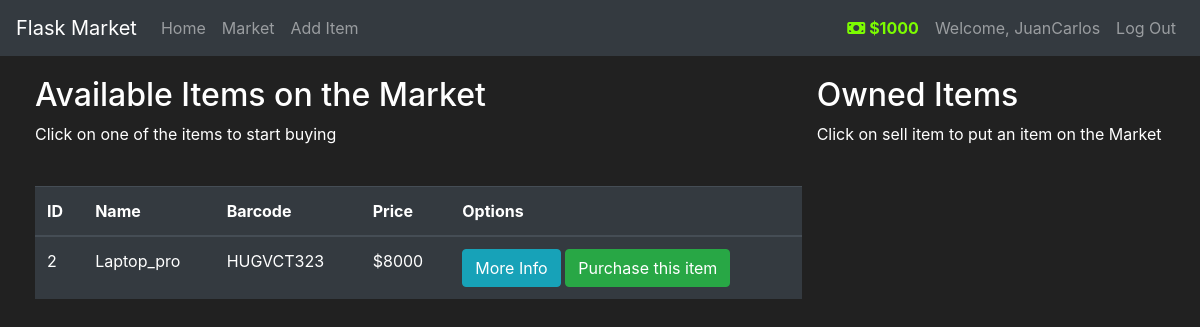
The app's page /market/ (signed in), older data.
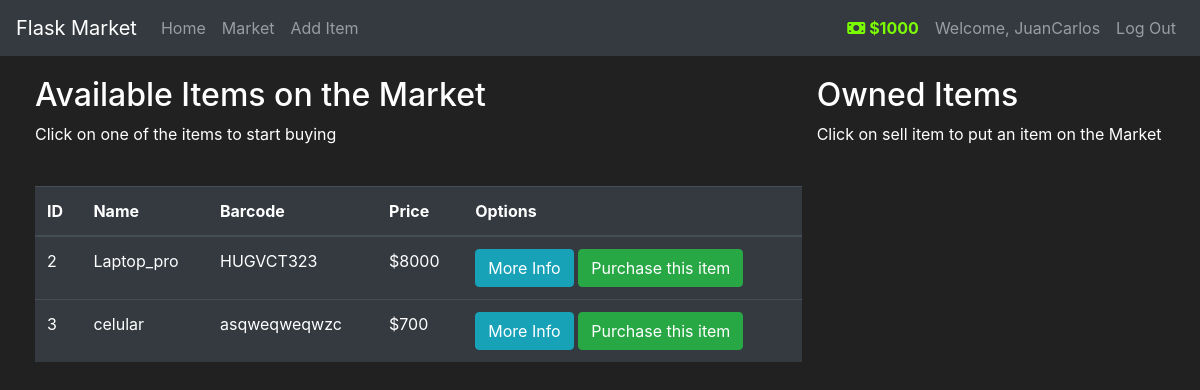
The same page, newer data.
### market/models.py (models this page shows, shortened)
class User(db.Model, UserMixin):
    id = db.Column(db.Integer(), nullable=False, primary_key=True)
    username = db.Column(db.String(length=60), nullable=False, unique=True)
    email = db.Column(db.String(length=60), nullable=False, unique=True)
    password_hash = db.Column(db.String(length=60), nullable=False)
    budget = db.Column(db.Integer(), nullable=False, default=1000)
    items = db.relationship('Item', backref='owned_user', lazy=True)
    @property
    def prettier_budget(self):
        if len(str(self.budget)) > 4:
            return f"${self.budget // 1000}K"
        elif len(str(self.budget)) > 7:
            return f"${self.budget // 1000000}M"
        else:
            return f"${self.budget}"
    @property
    def password(self):
        print("Creating a password the unsafe way: via plain text :(")
        return self.password

class Item(db.Model):
    id = db.Column(db.Integer(), nullable=False, primary_key=True)
    name = db.Column(db.String(length=60), nullable=False, unique=True)
    price = db.Column(db.Integer(), nullable=False)
    barcode = db.Column(db.String(length=60), nullable=False, unique=True)
    description = db.Column(db.String(length=1024), nullable=False)
    owner = db.Column(db.Integer(), db.ForeignKey('user.id'))

### market/routes.py (the view, shortened to what this page needs)
@app.route('/market/', methods=['GET', 'POST'])
@login_required  # This is from flask_login, its configured in __init__.py
def market_page():
    purchase_form = PurchaseItemForm()
    selling_form = SellItemForm()
    if request.method == "GET":
        items = Item.query.filter_by(owner=None)
        owned_items = Item.query.filter_by(owner=current_user.id)
        return render_template('market.html', items=items, purchase_form=purchase_form, owned_items=owned_items, selling_form=selling_form)

### market/models.py (called while the page is built)
@login_manager.user_loader
def load_user(user_id):
    return User.query.get(int(user_id))

### market/templates/market.html (shortened to what this page needs)
{% extends 'base.html' %} {% block title %} Market {% endblock %} {% block
content %}
<div class="row" style="margin-top: 20px; margin-left: 20px">
	<div class="col-8">
		<h2>Available Items on the Market</h2>
		<p>Click on one of the items to start buying</p>
		<br />
		<table class="table table-hover table-dark">
			<thead>
				<tr>
					<th scope="col">ID</th>
					<th scope="col">Name</th>
					<th scope="col">Barcode</th>
					<th scope="col">Price</th>
					<th scope="col">Options</th>
				</tr>
			</thead>
			<tbody>
				{% for item in items %} {% include 'includes/items_modals.html' %}
				<tr>
					<td>{{ item.id }}</td>
					<td>{{ item.name }}</td>
					<td>{{ item.barcode }}</td>
					<td>${{ item.price }}</td>
					<td>
						<button
							class="btn btn-outline btn-info"
							data-toggle="modal"
							data-target="#Modal-MoreInfo-{{ item.id }}"
						>
							More Info
						</button>
						<button
							class="btn btn-outline btn-success"
							data-toggle="modal"
							data-target="#Modal-PurchaseConfirm-{{item.id}}"
						>
							Purchase this item
						</button>
					</td>
				</tr>
				{% endfor %}
			</tbody>
		</table>
	</div>
	<div class="col4">
		<h2>Owned Items</h2>
		<p>Click on sell item to put an item on the Market</p>
		<br />
	</div>
</div>
{% endblock %}

### market/templates/base.html (shortened to what this page needs)
<!DOCTYPE html>
<html lang="en">
	<head>
		<link
			rel="stylesheet"
			href="https://cdn.jsdelivr.net/npm/bootstrap@4.5.3/dist/css/bootstrap.min.css"
		/>
	</head>
	<body>
		<nav class="navbar navbar-expand-md navbar-dark bg-dark">
			<a class="navbar-brand" href="{{ url_for('home_page') }}">Flask Market</a>
			<div class="collapse navbar-collapse" id="navbarNav">
				<ul class="navbar-nav mr-auto">
					<li class="nav-item">
						<a class="nav-link" href="{{ url_for('home_page') }}">Home </a>
					</li>
					<li class="nav-item">
						<a class="nav-link" href="{{ url_for('market_page') }}">Market</a>
					</li>
					<li class="nav-item">
						<a href="{{url_for('add_item_page')}}" class="nav-link">Add Item</a>
					</li>
				</ul>
				{% if current_user.is_authenticated %}
				<ul class="navbar-nav">
					<li class="nav-item">
						<a
							href=""
							class="nav-link"
							style="color: lawngreen; font-weight: bold"
						>
							<i class="fa-solid fa-money-bill"></i>
							{{ current_user.prettier_budget }}
						</a>
					</li>
					<li class="nav-item">
						<a class="nav-link" href="#"
							>Welcome, {{ current_user.username }}</a
						>
					</li>
					<li class="nav-item">
						<a class="nav-link" href="{{ url_for('logout_page') }}">Log Out</a>
					</li>
				</ul>
				{% endif %}
			</div>
		</nav>
		{% block content %}{% endblock %}
	</body>
</html>

### market/templates/base.html (style rules this page uses)
body { background-color: #212121; color: white; }

Row changes from the older to the newer data that the page shows:
added Item: id "3", name "celular", barcode "asqweqweqwzc", price "700"
